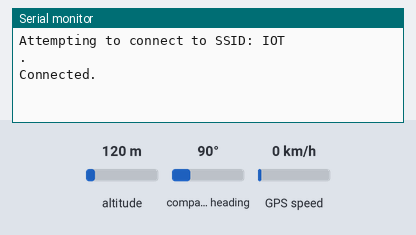
Bench run of a sketch on a simulated ESP8266 (NodeMCU). Parts: the last lines printed to the serial monitor. Inputs (shaded band) come from the test bench; at power-on: altitude 120 m, compass heading 90°, GPS speed 0 km/h. WiFi joins after 1.5 s; servers stay silent unless stated; the GPS gets a fix after 3 s at 37.7749, -122.4194 with 8 satellites.

Above: at 5.8 s.
5.9 s: altitude set to 20 m
At 7.2 s:
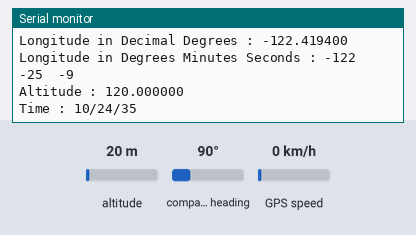
7.5 s: altitude set to 250 m
At 8.61 s:
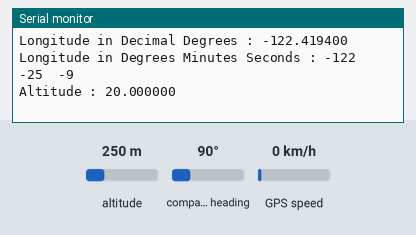
Timing chart, 0 to 10.5 s (numbered marks = the images above; inputs shaded):
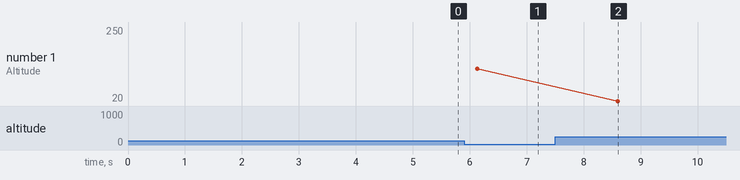

The sketch:

gpdmodule.ino
```cpp
#include <TinyGPS++.h>
#include <SoftwareSerial.h>
#include "ThingSpeak.h"
#include <ESP8266WiFi.h>

//----------- Enter you Wi-Fi Details---------//
char ssid[] = "IOT"; //SSID
char pass[] = "c0v3ntry"; // Password
//-------------------------------------------//
WiFiClient  client;

unsigned long myChannelField = 2209876; // Channel ID
const int ChannelField = 3; // Which channel to write data
const char * myWriteAPIKey = "134K27BTNG6IKVDW"; // Your write API Key
/* Create object named bt of the class SoftwareSerial */
SoftwareSerial GPS_SoftSerial(4, 3);/* (Rx, Tx) */
/* Create an object named gps of the class TinyGPSPlus */
TinyGPSPlus gps;

volatile float minutes, seconds;
volatile int degree, secs, mins;

void setup() {
  Serial.begin(9600);	/* Define baud rate for serial communication */
  WiFi.mode(WIFI_STA);
  ThingSpeak.begin(client);
  GPS_SoftSerial.begin(9600);	/* Define baud rate for software serial communication */
}

void loop() {
   if (WiFi.status() != WL_CONNECTED)
  {
    Serial.print("Attempting to connect to SSID: ");
    Serial.println(ssid);
    while (WiFi.status() != WL_CONNECTED)
    {
      WiFi.begin(ssid, pass);
      Serial.print(".");
      delay(5000);
    }
    Serial.println("\nConnected.");
  }
        smartDelay(1000);	/* Generate precise delay of 1ms */
        unsigned long start;
        double lat_val, lng_val, alt_m_val;
        uint8_t hr_val, min_val, sec_val;
        bool loc_valid, alt_valid, time_valid;
        lat_val = gps.location.lat();	/* Get latitude data */
        loc_valid = gps.location.isValid();	/* Check if valid location data is available */
        lng_val = gps.location.lng();	/* Get longtitude data */
        alt_m_val = gps.altitude.meters();	/* Get altitude data in meters */
        alt_valid = gps.altitude.isValid();	/* Check if valid altitude data is available */
        hr_val = gps.time.hour();	/* Get hour */
        min_val = gps.time.minute(); 	/* Get minutes */
        sec_val = gps.time.second();	/* Get seconds */
        time_valid = gps.time.isValid();	/* Check if valid time data is available */
        if (!loc_valid)
        {
          Serial.print("Latitude : ");
          Serial.println("*****");
          Serial.print("Longitude : ");
          Serial.println("*****");
        }
        else
        {
          DegMinSec(lat_val);
          Serial.print("Latitude in Decimal Degrees : ");
          Serial.println(lat_val, 6);
          Serial.print("Latitude in Degrees Minutes Seconds : ");
          Serial.print(degree);
          Serial.print("\t");
          Serial.print(mins);
          Serial.print("\t");
          Serial.println(secs);
          DegMinSec(lng_val);	/* Convert the decimal degree value into degrees minutes seconds form */
          Serial.print("Longitude in Decimal Degrees : ");
          Serial.println(lng_val, 6);
          Serial.print("Longitude in Degrees Minutes Seconds : ");
          Serial.print(degree);
          Serial.print("\t");
          Serial.print(mins);
          Serial.print("\t");
          Serial.println(secs);
        }
        if (!alt_valid)
        {
          Serial.print("Altitude : ");
          Serial.println("*****");
        }
        else
        {
          Serial.print("Altitude : ");
          Serial.println(alt_m_val, 6);
        }
        if (!time_valid)
        {
          Serial.print("Time : ");
          Serial.println("*****");
        }
        else
        {
          char time_string[32];
          sprintf(time_string, "Time : %02d/%02d/%02d \n", hr_val, min_val, sec_val);
          Serial.print(time_string);
        }
          ThingSpeak.writeField(myChannelField, ChannelField, static_cast<float>(lat_val), myWriteAPIKey);
          delay(1000);
}

static void smartDelay(unsigned long ms)
{
  unsigned long start = millis();
  do
  {
    while (GPS_SoftSerial.available())	/* Encode data read from GPS while data is available on serial port */
      gps.encode(GPS_SoftSerial.read());
/* Encode basically is used to parse the string received by the GPS and to store it in a buffer so that information can be extracted from it */
  } while (millis() - start < ms);
}

void DegMinSec( double tot_val)		/* Convert data in decimal degrees into degrees minutes seconds form */
{
  degree = (int)tot_val;
  minutes = tot_val - degree;
  seconds = 60 * minutes;
  minutes = (int)seconds;
  mins = (int)minutes;
  seconds = seconds - minutes;
  seconds = 60 * seconds;
  secs = (int)seconds;
}
```

Measured:
- plotted number 1: 120 → 250 after the input at 7.5 s
